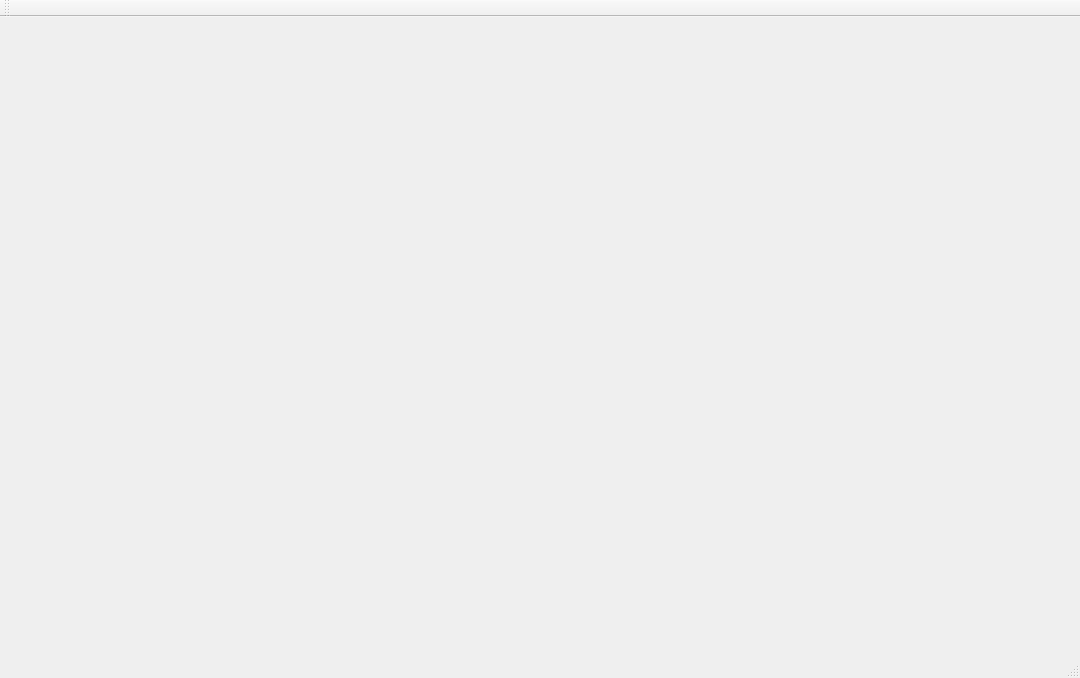
<?xml version="1.0" encoding="UTF-8"?>
<ui version="4.0">
 <class>MicKamMainWindow</class>
 <widget class="QMainWindow" name="MicKamMainWindow">
  <property name="geometry">
   <rect>
    <x>0</x>
    <y>0</y>
    <width>1080</width>
    <height>678</height>
   </rect>
  </property>
  <property name="sizePolicy">
   <sizepolicy hsizetype="Fixed" vsizetype="Fixed">
    <horstretch>0</horstretch>
    <verstretch>0</verstretch>
   </sizepolicy>
  </property>
  <property name="minimumSize">
   <size>
    <width>741</width>
    <height>438</height>
   </size>
  </property>
  <property name="maximumSize">
   <size>
    <width>1168</width>
    <height>780</height>
   </size>
  </property>
  <property name="windowTitle">
   <string>MicKam 0.0</string>
  </property>
  <widget class="QWidget" name="centralWidget"/>
  <widget class="QMenuBar" name="menuBar">
   <property name="geometry">
    <rect>
     <x>0</x>
     <y>0</y>
     <width>1080</width>
     <height>25</height>
    </rect>
   </property>
  </widget>
  <widget class="QToolBar" name="mainToolBar">
   <attribute name="toolBarArea">
    <enum>TopToolBarArea</enum>
   </attribute>
   <attribute name="toolBarBreak">
    <bool>false</bool>
   </attribute>
  </widget>
  <widget class="QStatusBar" name="statusBar"/>
 </widget>
 <layoutdefault spacing="6" margin="11"/>
 <resources/>
 <connections/>
</ui>
